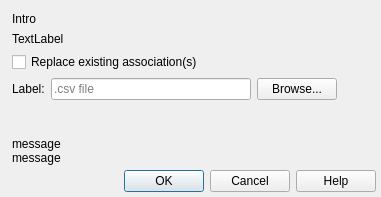
<?xml version="1.0" encoding="UTF-8"?>
<ui version="4.0">
 <class>ImportMappingsDialog</class>
 <widget class="QDialog" name="ImportMappingsDialog">
  <property name="geometry">
   <rect>
    <x>0</x>
    <y>0</y>
    <width>381</width>
    <height>197</height>
   </rect>
  </property>
  <property name="windowTitle">
   <string>Import User/Device Mappings</string>
  </property>
  <property name="styleSheet">
   <string notr="true">QLabel[objectName|=&quot;lTip&quot;] { color: &quot;grey&quot;; font-size: 10pt}</string>
  </property>
  <layout class="QVBoxLayout" name="verticalLayout">
   <property name="spacing">
    <number>5</number>
   </property>
   <property name="leftMargin">
    <number>5</number>
   </property>
   <property name="topMargin">
    <number>5</number>
   </property>
   <property name="rightMargin">
    <number>5</number>
   </property>
   <property name="bottomMargin">
    <number>5</number>
   </property>
   <item>
    <widget class="QWidget" name="widget" native="true">
     <layout class="QVBoxLayout" name="verticalLayout_2">
      <property name="leftMargin">
       <number>7</number>
      </property>
      <property name="topMargin">
       <number>7</number>
      </property>
      <property name="rightMargin">
       <number>7</number>
      </property>
      <property name="bottomMargin">
       <number>0</number>
      </property>
      <item>
       <widget class="QLabel" name="intro">
        <property name="text">
         <string>Intro</string>
        </property>
       </widget>
      </item>
      <item>
       <widget class="QLabel" name="lTipInfo">
        <property name="text">
         <string>TextLabel</string>
        </property>
       </widget>
      </item>
      <item>
       <widget class="QCheckBox" name="overwriteCheck">
        <property name="text">
         <string>Replace existing association(s)</string>
        </property>
       </widget>
      </item>
      <item>
       <widget class="QWidget" name="zapwidget" native="true">
        <layout class="QHBoxLayout" name="horizontalLayout" stretch="0,0,0,1">
         <property name="leftMargin">
          <number>0</number>
         </property>
         <property name="topMargin">
          <number>0</number>
         </property>
         <property name="rightMargin">
          <number>0</number>
         </property>
         <property name="bottomMargin">
          <number>0</number>
         </property>
         <item>
          <widget class="QLabel" name="fileLabel">
           <property name="text">
            <string>Label:</string>
           </property>
          </widget>
         </item>
         <item>
          <widget class="QLineEdit" name="filenameEdit">
           <property name="minimumSize">
            <size>
             <width>200</width>
             <height>0</height>
            </size>
           </property>
           <property name="readOnly">
            <bool>true</bool>
           </property>
           <property name="placeholderText">
            <string>.csv file</string>
           </property>
          </widget>
         </item>
         <item>
          <widget class="QPushButton" name="openFileButton">
           <property name="text">
            <string>Browse...</string>
           </property>
          </widget>
         </item>
         <item>
          <spacer name="horizontalSpacer">
           <property name="orientation">
            <enum>Qt::Horizontal</enum>
           </property>
           <property name="sizeHint" stdset="0">
            <size>
             <width>0</width>
             <height>20</height>
            </size>
           </property>
          </spacer>
         </item>
        </layout>
       </widget>
      </item>
      <item>
       <spacer name="verticalSpacer_3">
        <property name="orientation">
         <enum>Qt::Vertical</enum>
        </property>
        <property name="sizeHint" stdset="0">
         <size>
          <width>20</width>
          <height>0</height>
         </size>
        </property>
       </spacer>
      </item>
      <item>
       <widget class="QLabel" name="messageLabel">
        <property name="text">
         <string>message
message</string>
        </property>
        <property name="wordWrap">
         <bool>false</bool>
        </property>
       </widget>
      </item>
     </layout>
    </widget>
   </item>
   <item>
    <widget class="QDialogButtonBox" name="buttonBox">
     <property name="orientation">
      <enum>Qt::Horizontal</enum>
     </property>
     <property name="standardButtons">
      <set>QDialogButtonBox::Cancel|QDialogButtonBox::Help|QDialogButtonBox::Ok</set>
     </property>
     <property name="centerButtons">
      <bool>false</bool>
     </property>
    </widget>
   </item>
  </layout>
 </widget>
 <resources/>
 <connections>
  <connection>
   <sender>buttonBox</sender>
   <signal>accepted()</signal>
   <receiver>ImportMappingsDialog</receiver>
   <slot>accept()</slot>
   <hints>
    <hint type="sourcelabel">
     <x>248</x>
     <y>254</y>
    </hint>
    <hint type="destinationlabel">
     <x>157</x>
     <y>274</y>
    </hint>
   </hints>
  </connection>
  <connection>
   <sender>buttonBox</sender>
   <signal>rejected()</signal>
   <receiver>ImportMappingsDialog</receiver>
   <slot>reject()</slot>
   <hints>
    <hint type="sourcelabel">
     <x>316</x>
     <y>260</y>
    </hint>
    <hint type="destinationlabel">
     <x>286</x>
     <y>274</y>
    </hint>
   </hints>
  </connection>
 </connections>
</ui>
